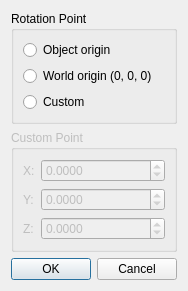
<?xml version="1.0" encoding="UTF-8"?>
<ui version="4.0">
 <class>RotPointUI</class>
 <widget class="QDialog" name="RotPointUI">
  <property name="geometry">
   <rect>
    <x>0</x>
    <y>0</y>
    <width>178</width>
    <height>267</height>
   </rect>
  </property>
  <property name="windowTitle">
   <string>Set Rotation Point</string>
  </property>
  <layout class="QVBoxLayout" name="verticalLayout">
   <item>
    <widget class="QGroupBox" name="groupBox_2">
     <property name="title">
      <string>Rotation Point</string>
     </property>
     <layout class="QVBoxLayout" name="verticalLayout_2">
      <item>
       <widget class="QRadioButton" name="objectPoint">
        <property name="text">
         <string>Object origin</string>
        </property>
       </widget>
      </item>
      <item>
       <widget class="QRadioButton" name="worldPoint">
        <property name="text">
         <string>World origin (0, 0, 0)</string>
        </property>
       </widget>
      </item>
      <item>
       <widget class="QRadioButton" name="customPoint">
        <property name="text">
         <string>Custom</string>
        </property>
       </widget>
      </item>
     </layout>
    </widget>
   </item>
   <item>
    <widget class="QGroupBox" name="groupBox">
     <property name="enabled">
      <bool>false</bool>
     </property>
     <property name="title">
      <string>Custom Point</string>
     </property>
     <layout class="QFormLayout" name="formLayout">
      <item row="0" column="1">
       <widget class="QDoubleSpinBox" name="customX">
        <property name="decimals">
         <number>4</number>
        </property>
        <property name="minimum">
         <double>-10000.000000000000000</double>
        </property>
        <property name="maximum">
         <double>10000.000000000000000</double>
        </property>
       </widget>
      </item>
      <item row="1" column="1">
       <widget class="QDoubleSpinBox" name="customY">
        <property name="decimals">
         <number>4</number>
        </property>
        <property name="minimum">
         <double>-10000.000000000000000</double>
        </property>
        <property name="maximum">
         <double>10000.000000000000000</double>
        </property>
       </widget>
      </item>
      <item row="0" column="0">
       <widget class="QLabel" name="label">
        <property name="text">
         <string>X:</string>
        </property>
       </widget>
      </item>
      <item row="2" column="1">
       <widget class="QDoubleSpinBox" name="customZ">
        <property name="decimals">
         <number>4</number>
        </property>
        <property name="minimum">
         <double>-10000.000000000000000</double>
        </property>
        <property name="maximum">
         <double>10000.000000000000000</double>
        </property>
       </widget>
      </item>
      <item row="1" column="0">
       <widget class="QLabel" name="label_2">
        <property name="text">
         <string>Y:</string>
        </property>
       </widget>
      </item>
      <item row="2" column="0">
       <widget class="QLabel" name="label_3">
        <property name="text">
         <string>Z:</string>
        </property>
       </widget>
      </item>
     </layout>
    </widget>
   </item>
   <item>
    <widget class="QDialogButtonBox" name="buttonBox">
     <property name="orientation">
      <enum>Qt::Horizontal</enum>
     </property>
     <property name="standardButtons">
      <set>QDialogButtonBox::Cancel|QDialogButtonBox::Ok</set>
     </property>
    </widget>
   </item>
  </layout>
 </widget>
 <resources/>
 <connections>
  <connection>
   <sender>buttonBox</sender>
   <signal>accepted()</signal>
   <receiver>RotPointUI</receiver>
   <slot>accept()</slot>
   <hints>
    <hint type="sourcelabel">
     <x>171</x>
     <y>250</y>
    </hint>
    <hint type="destinationlabel">
     <x>157</x>
     <y>266</y>
    </hint>
   </hints>
  </connection>
  <connection>
   <sender>buttonBox</sender>
   <signal>rejected()</signal>
   <receiver>RotPointUI</receiver>
   <slot>reject()</slot>
   <hints>
    <hint type="sourcelabel">
     <x>171</x>
     <y>256</y>
    </hint>
    <hint type="destinationlabel">
     <x>177</x>
     <y>266</y>
    </hint>
   </hints>
  </connection>
  <connection>
   <sender>customPoint</sender>
   <signal>clicked(bool)</signal>
   <receiver>groupBox</receiver>
   <slot>setEnabled(bool)</slot>
   <hints>
    <hint type="sourcelabel">
     <x>46</x>
     <y>85</y>
    </hint>
    <hint type="destinationlabel">
     <x>136</x>
     <y>131</y>
    </hint>
   </hints>
  </connection>
  <connection>
   <sender>worldPoint</sender>
   <signal>clicked(bool)</signal>
   <receiver>groupBox</receiver>
   <slot>setDisabled(bool)</slot>
   <hints>
    <hint type="sourcelabel">
     <x>72</x>
     <y>66</y>
    </hint>
    <hint type="destinationlabel">
     <x>90</x>
     <y>127</y>
    </hint>
   </hints>
  </connection>
  <connection>
   <sender>objectPoint</sender>
   <signal>clicked(bool)</signal>
   <receiver>groupBox</receiver>
   <slot>setDisabled(bool)</slot>
   <hints>
    <hint type="sourcelabel">
     <x>36</x>
     <y>45</y>
    </hint>
    <hint type="destinationlabel">
     <x>23</x>
     <y>129</y>
    </hint>
   </hints>
  </connection>
 </connections>
</ui>
